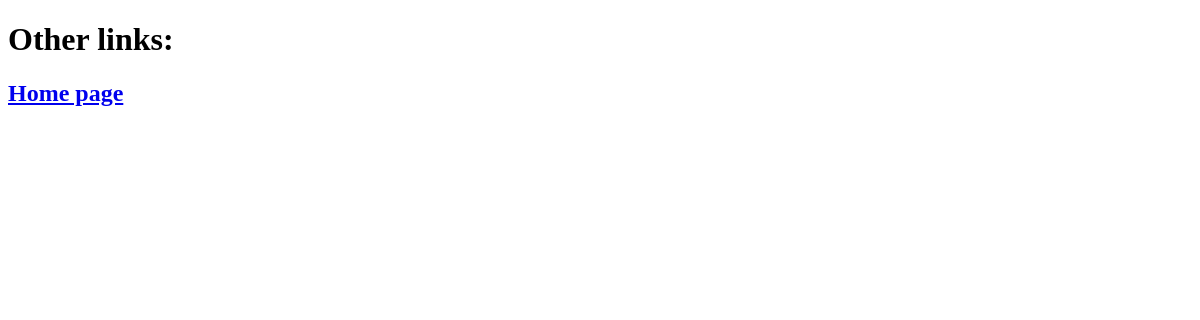
Page /decor on the earlier database version.
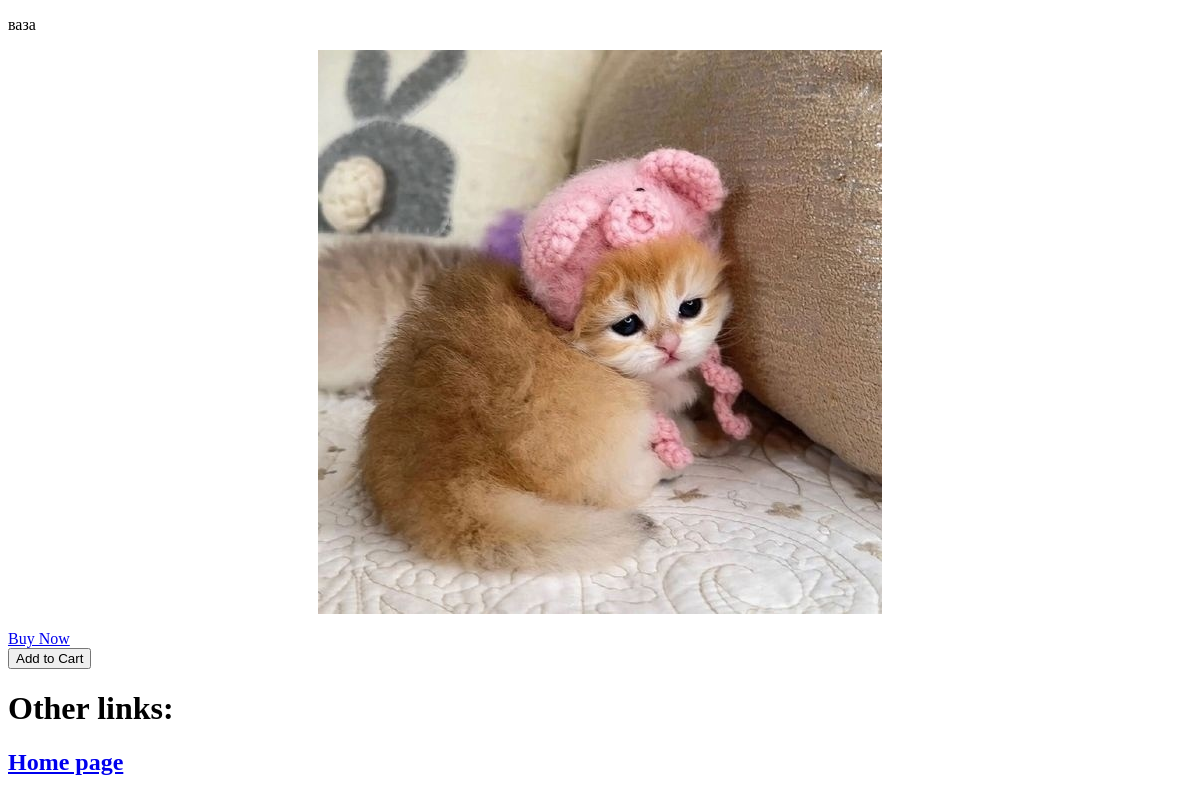
Same page on the later database version.
### shop_app/models.py (models this page shows, shortened)
class Product(models.Model):
    name = models.CharField(verbose_name='Название', max_length=128)#, db_index=True)
    type = models.CharField(verbose_name='Тип', max_length=128)
    price = models.IntegerField(default=0) #цена
    height = models.IntegerField(default=0)
    width = models.IntegerField(default=0)
    depth = models.IntegerField(default=0)
    description = models.TextField(default='') #описание
    image = models.ImageField(upload_to='product_images', null=True) #Фотография товара
    class Meta:
        ordering = ('name',)
        index_together = (('id'),)#(('id', 'slug'),)

### shop_app/views.py (the view)
# urls.py: path("decor", views.decorpage, name="decor"),
def decorpage(request): # весь декор
    types = ["свечи", "декор"]
    products = Product.objects.filter(type__in=types)#.all()
    return render(request, "decor.html", {"products": products})

### shop_app/templates/decor.html (shortened to what this page needs)
<!DOCTYPE html>
<html>
<head>
</head>
<body>
    <div id="decor-container">
        {% for product in products %}
        <p class="decor">
        {{ product.name }}
        <div class="media tm-person">
            <img src="{{ product.image.url }}" alt="Product Image {{ product.name }}" class="img-fluid"  style="display: block; margin: 0 auto;">
        </div>
        </p>
        <a href="#" class="buy-now-button">Buy Now</a>
        <form action="{% url 'add_to_cart' product.id %}" method="post">
            <button type="submit" class="buy-now-button">Add to Cart</button>
        </form>
        {% endfor %}
        <h1>Other links:</h1>
        <h2><a href="{% url 'home'%}"> Home page </a></h2>
    </div>
</body>
</html>

Differences in the rows shown:
added Product: name "ваза", image (picture)
